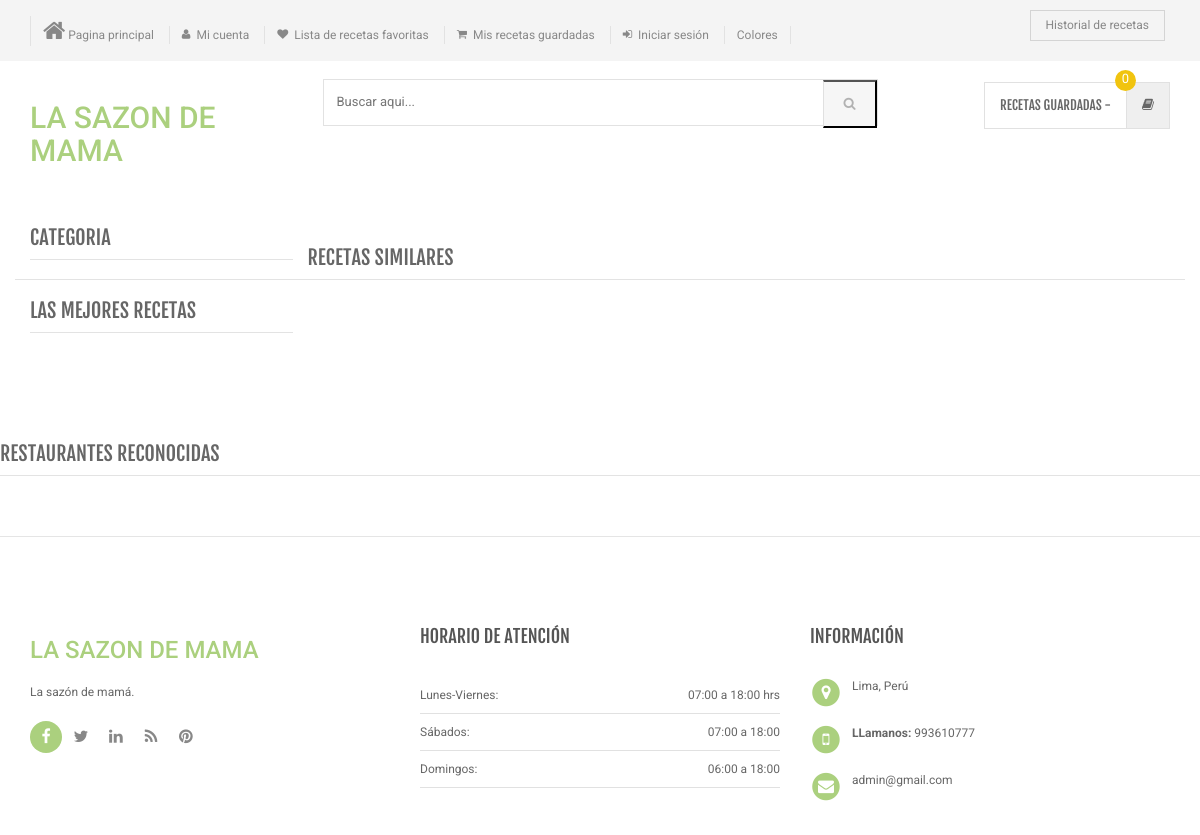
Before: /product-details.php with the older database file.
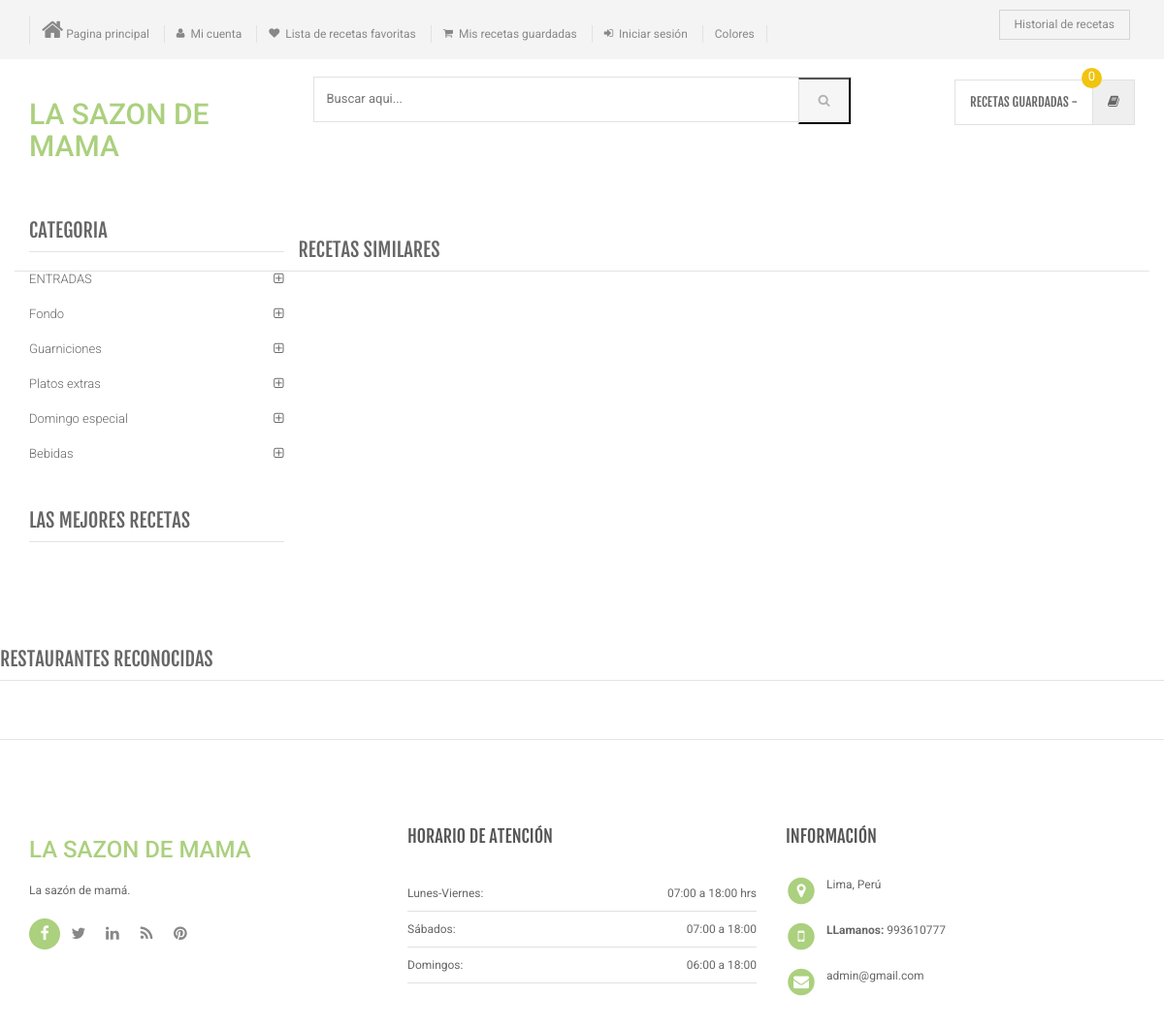
After: the same page with the newer database file.
### tables this page shows
CREATE TABLE `category` (
  `id` int(11) NOT NULL,
  `categoryName` varchar(255) DEFAULT NULL,
  `categoryDescription` longtext DEFAULT NULL,
  `creationDate` timestamp NOT NULL DEFAULT current_timestamp(),
  `updationDate` varchar(255) DEFAULT NULL
);

### product-details.php (the view, shortened to what this page needs)
<?php
include('includes/config.php');
?>
<!DOCTYPE html>
<html lang="es">
	<head>
	    <link rel="stylesheet" href="assets/css/bootstrap.min.css">
	    <link rel="stylesheet" href="assets/css/main.css">
	    <link rel="stylesheet" href="assets/css/green.css">
	    <link rel="stylesheet" href="assets/css/owl.carousel.css">
		<link rel="stylesheet" href="assets/css/owl.transitions.css">
		<link href="assets/css/lightbox.css" rel="stylesheet">
		<link rel="stylesheet" href="assets/css/animate.min.css">
		<link rel="stylesheet" href="assets/css/rateit.css">
		<link rel="stylesheet" href="assets/css/bootstrap-select.min.css">
		<link rel="stylesheet" href="assets/css/config.css">
		<link href="assets/css/green.css" rel="alternate stylesheet" title="Green color">
		<link href="assets/css/blue.css" rel="alternate stylesheet" title="Blue color">
		<link href="assets/css/red.css" rel="alternate stylesheet" title="Red color">
		<link href="assets/css/orange.css" rel="alternate stylesheet" title="Orange color">
		<link href="assets/css/dark-green.css" rel="alternate stylesheet" title="Darkgreen color">
		<link rel="stylesheet" href="assets/css/font-awesome.min.css">
	</head>
    <body class="cnt-home">
<header class="header-style-1">
<?php include('includes/top-header.php');?>
<?php include('includes/main-header.php');?>
</header>
<div class="body-content outer-top-xs">
	<div class='container'>
		<div class='row single-product outer-bottom-sm '>
			<div class='col-md-3 sidebar'>
				<div class="sidebar-module-container">
<div class="sidebar-widget outer-bottom-xs wow fadeInUp">
	<h3 class="section-title">Categoria</h3>
	<div class="sidebar-widget-body m-t-10">
		<div class="accordion">
		            <?php $sql=mysqli_query($con,"select id,categoryName  from category");
while($row=mysqli_fetch_array($sql))
{
    ?>
	    	<div class="accordion-group">
	            <div class="accordion-heading">
	                <a href="category.php?cid=<?php echo $row['id'];?>"  class="accordion-toggle collapsed">
	                   <?php echo $row['categoryName'];?>
	                </a>
	            </div>
	        </div>
	        <?php } ?>
	    </div>
	</div>
</div>
<div class="sidebar-widget hot-deals wow fadeInUp">
	<h3 class="section-title">LAS MEJORES RECETAS</h3>
</div>
				</div>
			</div>
<section class="section featured-product wow fadeInUp">
	<h3 class="section-title">Recetas similares </h3>
</section>
			</div>
		</div>
<?php include('includes/brands-slider.php');?>
</div>
<?php include('includes/footer.php');?>
</body>
</html>

Changed rows visible on the page:
added category: categoryName "ENTRADAS"
added category: categoryName "Fondo"
added category: categoryName "Guarniciones"
added category: categoryName "Platos extras"
added category: categoryName "Domingo especial"
added category: categoryName "Bebidas"
